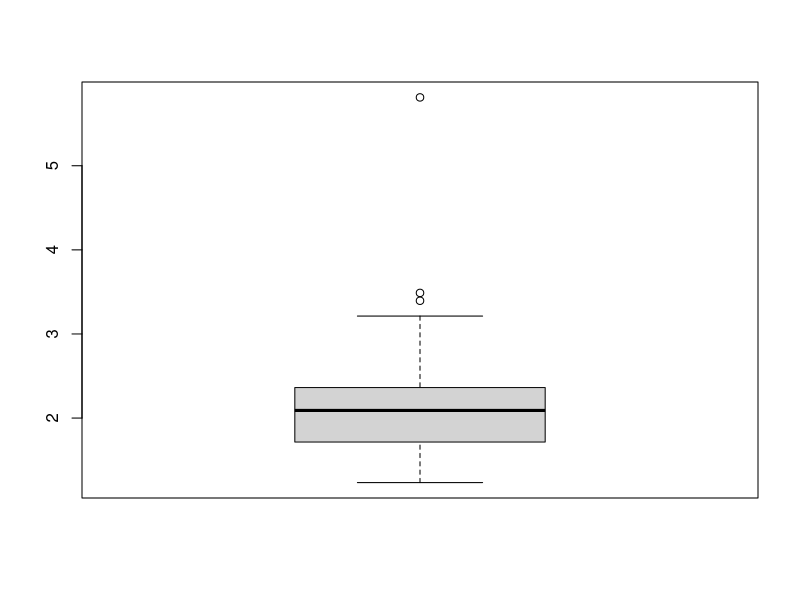
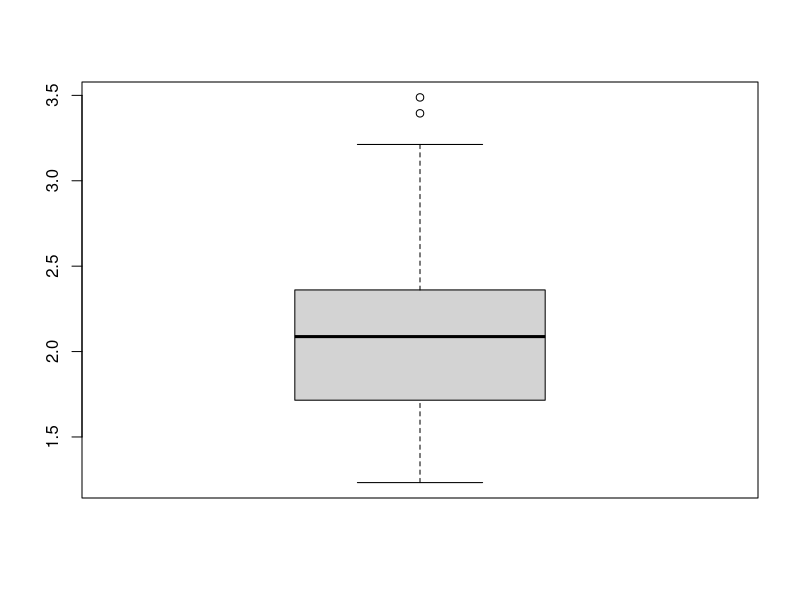
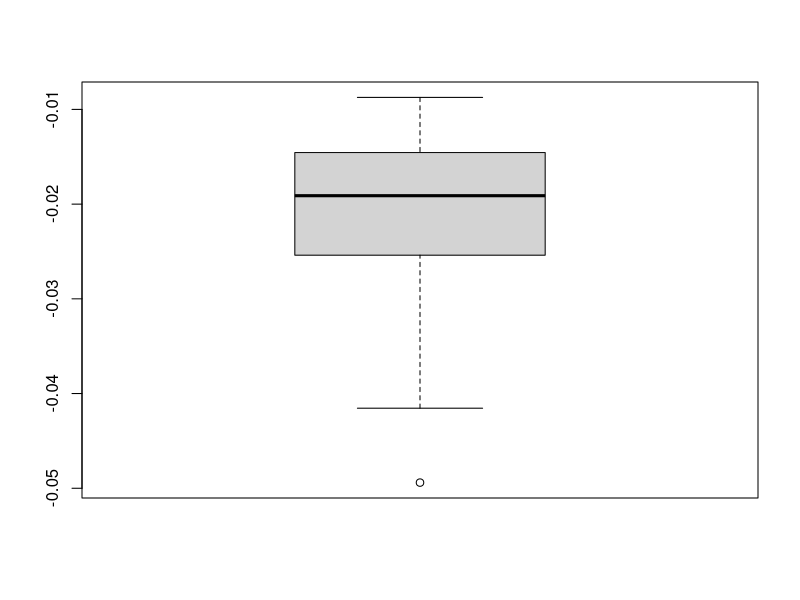
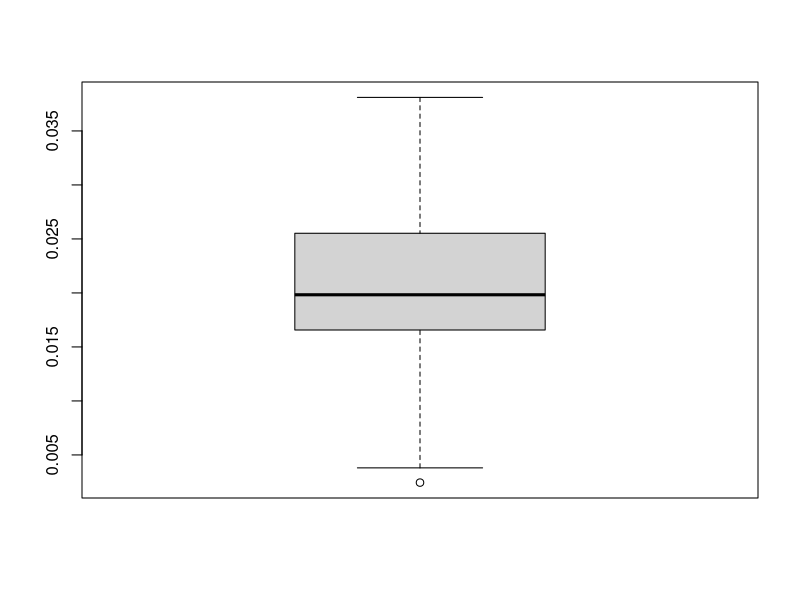
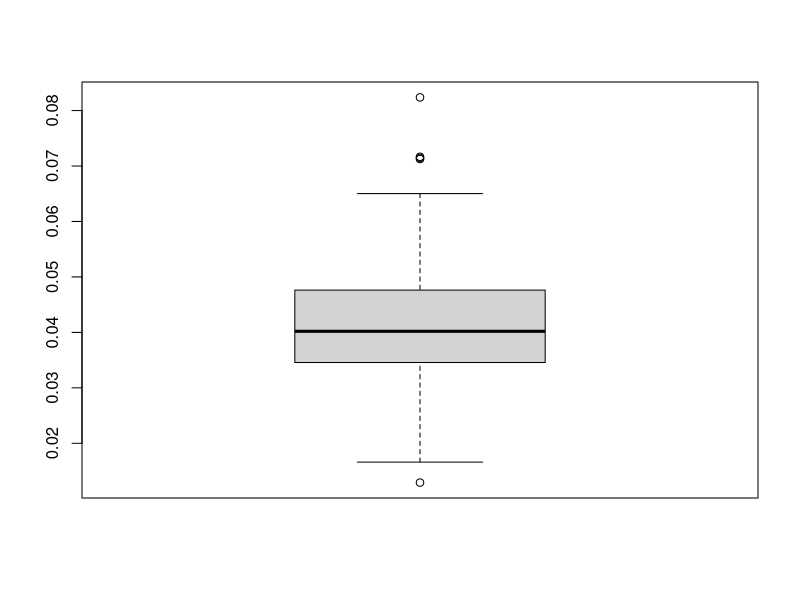
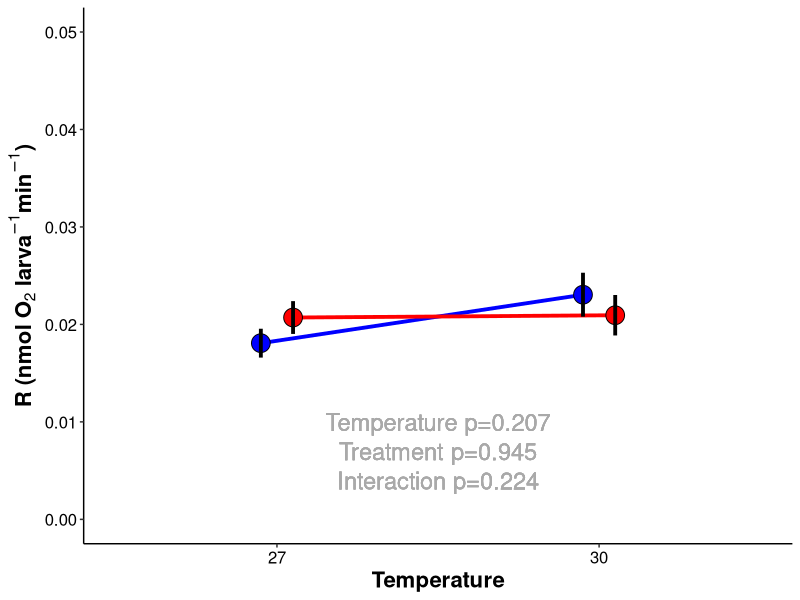
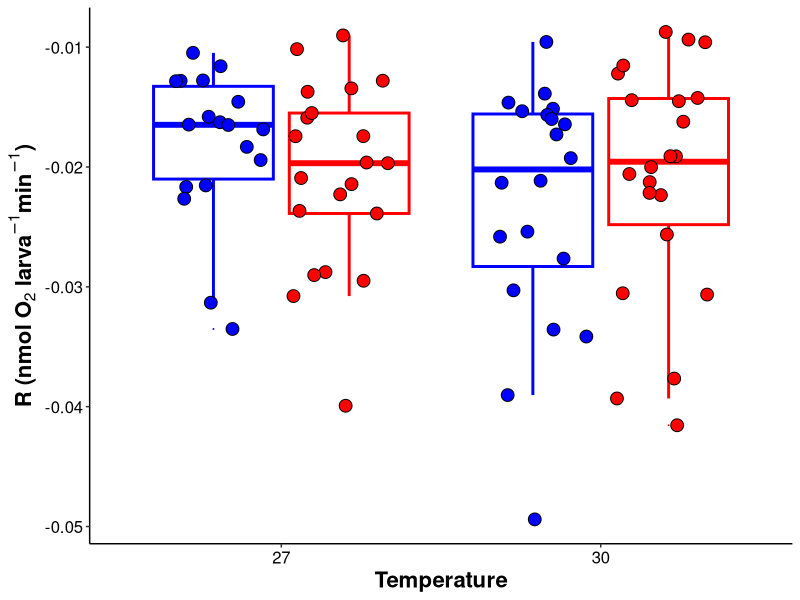
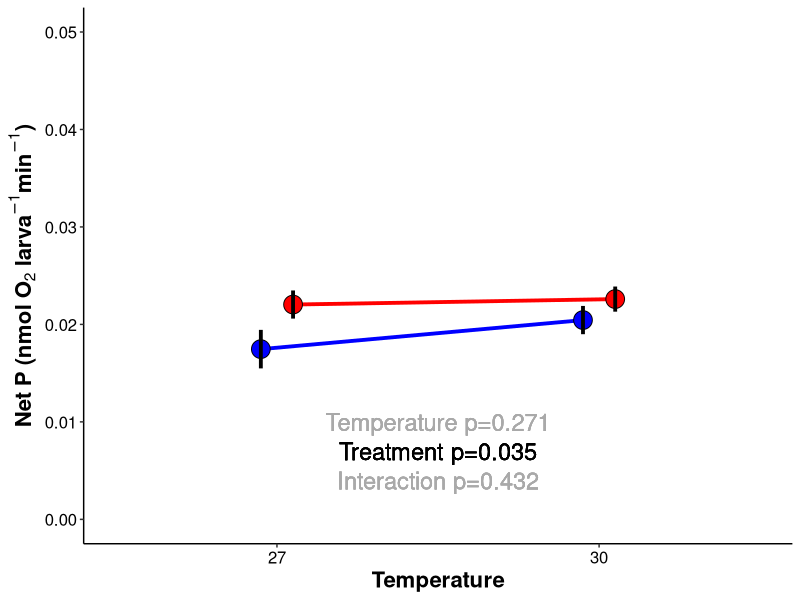

Here is the R script that generated these plots, in order:
## ---- chunk 1
knitr::opts_chunk$set(echo = TRUE, warning = FALSE, message = FALSE)
## ---- chunk 2
## install packages if you dont already have them in your library
if ("tidyverse" %in% rownames(installed.packages()) == 'FALSE') install.packages('tidyverse') 
if ("car" %in% rownames(installed.packages()) == 'FALSE') install.packages('car') 
if ("lme4" %in% rownames(installed.packages()) == 'FALSE') install.packages('lme4') 
if ("lmerTest" %in% rownames(installed.packages()) == 'FALSE') install.packages('lmerTest') 
if ("scales" %in% rownames(installed.packages()) == 'FALSE') install.packages('scales') 
if ("cowplot" %in% rownames(installed.packages()) == 'FALSE') install.packages('cowplot') 
if ("ggplot2" %in% rownames(installed.packages()) == 'FALSE') install.packages('ggplot2') 
if ("effects" %in% rownames(installed.packages()) == 'FALSE') install.packages('effects') 
if ("emmeans" %in% rownames(installed.packages()) == 'FALSE') install.packages('emmeans') 
if ("multcomp" %in% rownames(installed.packages()) == 'FALSE') install.packages('multcomp') 

#load packages
library("ggplot2")
library("tidyverse")
library('car')
library('lme4')
library('lmerTest')
library('scales')
library('cowplot')
library('effects')
library('emmeans')
library('multcomp')
## ---- chunk 3
PRdata<-read.csv("Mcap2021/Output/Respiration/oxygen_P_R_calc.csv") #load data
## ---- chunk 4
#remove all rows of wells that did not have samples or blanks
PRdata<-PRdata[!is.na(PRdata$Type),]

#format columns
PRdata$Temperature<-as.factor(PRdata$Temperature)
PRdata$Plate<-as.factor(PRdata$Plate)
PRdata$Run<-as.factor(PRdata$Run)
## ---- chunk 5
PRdata$ratio<-abs(PRdata$GP.nmol.org.min)/abs(PRdata$R.nmol.org.min) #calculate ratio with absolute values
#remove outliers detected by values of P:R ratio data
boxplot(PRdata$ratio)
PRdata<-PRdata%>%filter(ratio < 5)
boxplot(PRdata$ratio)
## ---- chunk 6
boxplot(PRdata$R.nmol.org.min)
#PRdata<-PRdata%>%filter(R.nmol.org.min < 10)
#boxplot(PRdata$R.nmol.org.min)

boxplot(PRdata$P.nmol.org.min)
#PRdata<-PRdata%>%filter(P.nmol.org.min < 10)
#boxplot(PRdata$P.nmol.org.min)

boxplot(PRdata$GP.nmol.org.min)
#PRdata<-PRdata%>%filter(GP.nmol.org.min < 10)
#boxplot(PRdata$GP.nmol.org.min)
## ---- chunk 7

r_plot<-PRdata %>%
    group_by(Treatment, Temperature)%>%
    dplyr::summarise(mean=mean(abs(R.nmol.org.min)), sd=sd(abs(R.nmol.org.min)), N=length(R.nmol.org.min), se=sd/sqrt(N))%>%
    ggplot(., aes(x = as.factor(Temperature), y = abs(mean), group=interaction(Treatment, Temperature))) +
    #geom_hline(yintercept=0, linetype="dashed", color="black", size=0.75)+
    geom_line(position=position_dodge(0.2), size=1.3, aes(color=Treatment, group=Treatment)) +
    geom_point(aes(fill=Treatment, group=interaction(Treatment, Temperature)), pch = 21, size=6, position = position_dodge(0.2)) + 
    geom_errorbar(aes(ymin=mean-se, ymax=mean+se, group=interaction(Treatment, Temperature)), width=0, linetype="solid", position=position_dodge(0.2), size=1.3, color="black")+
    xlab("Temperature") + 
    scale_fill_manual(name="Rearing Treatment", values=c("blue","red"))+
    scale_color_manual(name="Rearing Treatment", values=c("blue","red"))+
    ylab(expression(bold(paste("R (nmol ", O[2], " larva"^-1, "min"^-1, ")")))) +
    #scale_y_continuous(limits=c(0.5, -0.005), labels = scales::number_format(accuracy = 0.01, decimal.mark = '.'))+
    ylim(0, 0.05)+
    geom_text(x=1.5, y=0.007, label="Treatment p=0.945", color="darkgray", size=6)+
    geom_text(x=1.5, y=0.01, label="Temperature p=0.207", color="darkgray", size=6)+
    geom_text(x=1.5, y=0.004, label="Interaction p=0.224", color="darkgray", size=6)+
    theme_classic() + 
    theme(
      legend.position="none",
      axis.title=element_text(face="bold", size=16),
      axis.text=element_text(size=12, color="black"), 
      legend.title=element_text(face="bold", size=14), 
      legend.text=element_text(size=12)
      ); r_plot

#ggsave("Mcap2021/Figures/Respiration/Respiration.png", r_plot, dpi=300, w=5, h=5, units="in")
## ---- chunk 8

r_plot_2<-PRdata %>%
    group_by(Treatment, Temperature)%>%
    ggplot(., aes(x = as.factor(Temperature), y = R.nmol.org.min, group=interaction(Treatment, Temperature))) +
    #geom_hline(yintercept=0, linetype="dashed", color="black", size=0.75)+
    geom_boxplot(aes(color=Treatment, group=interaction(Treatment, Temperature)), outlier.size = 0, position = position_dodge(0.85), lwd=1) +
    geom_point(aes(fill=Treatment, group=interaction(Treatment, Temperature)), pch = 21, size=4, position = position_jitterdodge(0.3)) + 
    xlab("Temperature") + 
    scale_fill_manual(name="Rearing Treatment", values=c("blue","red"))+
    scale_color_manual(name="Rearing Treatment", values=c("blue","red"))+
    ylab(expression(bold(paste("R (nmol ", O[2], " larva"^-1, "min"^-1, ")")))) +
    #scale_y_continuous(limits=c(-0.03, 0.005), labels = scales::number_format(accuracy = 0.01, decimal.mark = '.'))+
    theme_classic() + 
    theme(
      legend.position="none",
      axis.title=element_text(face="bold", size=16),
      axis.text=element_text(size=12, color="black"), 
      legend.title=element_text(face="bold", size=14), 
      legend.text=element_text(size=12)
      ); r_plot_2

#ggsave("Mcap2021/Figures/Respiration/Respiration_box.png", r_plot_2, dpi=300, w=5, h=5, units="in")
## ---- chunk 9
p_plot<-PRdata %>%
    dplyr::group_by(Treatment, Temperature)%>%
    dplyr::summarise(mean=mean(P.nmol.org.min), sd=sd(P.nmol.org.min), N=length(P.nmol.org.min), se=sd/sqrt(N))%>%
    ggplot(., aes(x = as.factor(Temperature), y = mean, group=interaction(Treatment, Temperature))) +
    #geom_hline(yintercept=0, linetype="dashed", color="black", size=0.75)+
    geom_line(position=position_dodge(0.2), size=1.3, aes(color=Treatment, group=Treatment)) +
    geom_point(aes(fill=Treatment, group=interaction(Treatment, Temperature)), pch = 21, size=6, position = position_dodge(0.2)) + 
    geom_errorbar(aes(ymin=mean-se, ymax=mean+se, group=interaction(Treatment, Temperature)), width=0, linetype="solid", position=position_dodge(0.2), size=1.3, color="black")+
    xlab("Temperature") + 
    scale_fill_manual(name="Rearing Treatment", values=c("blue","red"))+
    scale_color_manual(name="Rearing Treatment", values=c("blue","red"))+
    ylab(expression(bold(paste("Net P (nmol ", O[2], " larva"^-1, "min"^-1, ")")))) +
    geom_text(x=1.5, y=0.007, label="Treatment p=0.035", color="black", size=6)+
    geom_text(x=1.5, y=0.01, label="Temperature p=0.271", color="darkgray", size=6)+
    geom_text(x=1.5, y=0.004, label="Interaction p=0.432", color="darkgray", size=6)+
    ylim(0, 0.05) +
    theme_classic() + 
    theme(
      legend.position="none",
      axis.title=element_text(face="bold", size=16),
      axis.text=element_text(size=12, color="black"), 
      legend.title=element_text(face="bold", size=14), 
      legend.text=element_text(size=12)
      ); p_plot

## ---- chunk 10

p_plot_2<-PRdata %>%
    group_by(Treatment, Temperature)%>%
    ggplot(., aes(x = as.factor(Temperature), y = P.nmol.org.min, group=interaction(Treatment, Temperature))) +
    #geom_hline(yintercept=0, linetype="dashed", color="black", size=0.75)+
    geom_boxplot(aes(color=Treatment, group=interaction(Treatment, Temperature)), outlier.size = 0, position = position_dodge(0.85), lwd=1) +
    geom_point(aes(fill=Treatment, group=interaction(Treatment, Temperature)), pch = 21, size=4, position = position_jitterdodge(0.3)) + 
    xlab("Temperature") + 
    scale_fill_manual(name="Rearing Treatment", values=c("blue","red"))+
    scale_color_manual(name="Rearing Treatment", values=c("blue","red"))+
    ylab(expression(bold(paste("Net P (nmol ", O[2], " larva"^-1, "min"^-1, ")")))) +
    #scale_y_continuous(limits=c(-0.03, 0.005), labels = scales::number_format(accuracy = 0.01, decimal.mark = '.'))+
    theme_classic() + 
    theme(
      legend.position="none",
      axis.title=element_text(face="bold", size=16),
      axis.text=element_text(size=12, color="black"), 
      legend.title=element_text(face="bold", size=14), 
      legend.text=element_text(size=12)
      ); p_plot_2

#ggsave("Mcap2021/Figures/Respiration/NetPhotosynthesis_box.png", p_plot_2, dpi=300, w=5, h=5, units="in")
## ---- chunk 11
gp_plot<-PRdata %>%
    dplyr::group_by(Treatment, Temperature)%>%
    dplyr::summarise(mean=mean(GP.nmol.org.min), sd=sd(GP.nmol.org.min), N=length(GP.nmol.org.min), se=sd/sqrt(N))%>%
    ggplot(., aes(x = as.factor(Temperature), y = mean, group=interaction(Treatment, Temperature))) +
    #geom_hline(yintercept=0, linetype="dashed", color="black", size=0.75)+
    geom_line(position=position_dodge(0.2), size=1.3, aes(color=Treatment, group=Treatment)) +
    geom_point(aes(fill=Treatment, group=interaction(Treatment, Temperature)), pch = 21, size=6, position = position_dodge(0.2)) + 
    geom_errorbar(aes(ymin=mean-se, ymax=mean+se, group=interaction(Treatment, Temperature)), width=0, linetype="solid", position=position_dodge(0.2), size=1.3, color="black")+
    xlab("Temperature") + 
    scale_fill_manual(name="Rearing Treatment", values=c("blue","red"))+
    scale_color_manual(name="Rearing Treatment", values=c("blue","red"))+
    ylab(expression(bold(paste("Gross P (nmol ", O[2], " larva"^-1, "min"^-1, ")")))) +
    ylim(0, 0.05) +
    geom_text(x=1.5, y=0.007, label="Treatment p=0.226", color="darkgray", size=6)+
    geom_text(x=1.5, y=0.01, label="Temperature p=0.143", color="darkgray", size=6)+
    geom_text(x=1.5, y=0.004, label="Interaction p=0.207", color="darkgray", size=6)+
    theme_classic() + 
    theme(
      legend.position="none",
      axis.title=element_text(face="bold", size=16),
      axis.text=element_text(size=12, color="black"), 
      legend.title=element_text(face="bold", size=14), 
      legend.text=element_text(size=12)
      ); gp_plot

## ---- chunk 12

gp_plot_2<-PRdata %>%
    group_by(Treatment, Temperature)%>%
    ggplot(., aes(x = as.factor(Temperature), y = GP.nmol.org.min, group=interaction(Treatment, Temperature))) +
    #geom_hline(yintercept=0, linetype="dashed", color="black", size=0.75)+
    geom_boxplot(aes(color=Treatment, group=interaction(Treatment, Temperature)), outlier.size = 0, position = position_dodge(0.85), lwd=1) +
    geom_point(aes(fill=Treatment, group=interaction(Treatment, Temperature)), pch = 21, size=4, position = position_jitterdodge(0.3)) + 
    xlab("Temperature") + 
    scale_fill_manual(name="Rearing Treatment", values=c("blue","red"))+
    scale_color_manual(name="Rearing Treatment", values=c("blue","red"))+
    ylab(expression(bold(paste("Gross P (nmol ", O[2], " larva"^-1, "min"^-1, ")")))) +
    #scale_y_continuous(limits=c(-0.03, 0.005), labels = scales::number_format(accuracy = 0.01, decimal.mark = '.'))+
    theme_classic() + 
    theme(
      legend.position="none",
      axis.title=element_text(face="bold", size=16),
      axis.text=element_text(size=12, color="black"), 
      legend.title=element_text(face="bold", size=14), 
      legend.text=element_text(size=12)
      ); gp_plot_2

#ggsave("Mcap2021/Figures/Respiration/GrossPhotosynthesis_box.png", gp_plot_2, dpi=300, w=5, h=5, units="in")
## ---- chunk 13
pr_plot<-PRdata %>%
    dplyr::group_by(Treatment, Temperature)%>%
    dplyr::summarise(mean=mean(ratio), sd=sd(ratio), N=length(ratio), se=sd/sqrt(N))%>%
    ggplot(., aes(x = as.factor(Temperature), y = mean, group=interaction(Treatment, Temperature))) +
    #geom_hline(yintercept=1, linetype="dashed", color="black", size=0.75)+
    geom_line(position=position_dodge(0.2), size=1.3, aes(color=Treatment, group=Treatment)) +
    geom_point(aes(fill=Treatment, group=interaction(Treatment, Temperature)), pch = 21, size=6, position = position_dodge(0.2)) + 
    geom_errorbar(aes(ymin=mean-se, ymax=mean+se, group=interaction(Treatment, Temperature)), width=0, linetype="solid", position=position_dodge(0.2), size=1.3, color="black")+
    xlab("Temperature") + 
    scale_fill_manual(name="Rearing Treatment", values=c("blue","red"))+
    scale_color_manual(name="Rearing Treatment", values=c("blue","red"))+
    ylab(expression(bold(paste("P:R")))) +
    #scale_y_continuous(limits=c(0.8, 3), labels = scales::number_format(accuracy = 0.01, decimal.mark = '.'))+
    ylim(1, 3) +
    geom_text(x=1.5, y=1.28, label="Treatment p=0.051", color="darkgray", size=6)+
    geom_text(x=1.5, y=1.4, label="Temperature p=0.540", color="darkgray", size=6)+
    geom_text(x=1.5, y=1.15, label="Interaction p=0.525", color="darkgray", size=6)+
    theme_classic() + 
    theme(
      legend.position="right",
      axis.title=element_text(face="bold", size=16),
      axis.text=element_text(size=12, color="black"), 
      legend.title=element_text(face="bold", size=14), 
      legend.text=element_text(size=14)
      ); pr_plot

## ---- chunk 14

pr_plot_2<-PRdata %>%
    group_by(Treatment, Temperature)%>%
    ggplot(., aes(x = as.factor(Temperature), y = ratio, group=interaction(Treatment, Temperature))) +
    #geom_hline(yintercept=0, linetype="dashed", color="black", size=0.75)+
    geom_boxplot(aes(color=Treatment, group=interaction(Treatment, Temperature)), outlier.size = 0, position = position_dodge(0.85), lwd=1) +
    geom_point(aes(fill=Treatment, group=interaction(Treatment, Temperature)), pch = 21, size=4, position = position_jitterdodge(0.3)) + 
    xlab("Temperature") + 
    scale_fill_manual(name="Rearing Treatment", values=c("blue","red"))+
    scale_color_manual(name="Rearing Treatment", values=c("blue","red"))+
    ylab(expression(bold(paste("P:R")))) +
    #scale_y_continuous(limits=c(-0.03, 0.005), labels = scales::number_format(accuracy = 0.01, decimal.mark = '.'))+
    theme_classic() + 
    theme(
      legend.position="right",
      axis.title=element_text(face="bold", size=16),
      axis.text=element_text(size=12, color="black"), 
      legend.title=element_text(face="bold", size=14), 
      legend.text=element_text(size=12)
      ); pr_plot_2

#ggsave("Mcap2021/Figures/Respiration/PRratio_box.png", pr_plot_2, dpi=300, w=5, h=5, units="in")
## ---- chunk 15
full_fig<-plot_grid(r_plot, p_plot, gp_plot, pr_plot, ncol=4, nrow=1, rel_heights= c(1,1,1,1), rel_widths = c(1,1,1,1.4), label_y=1, align="h", labels=c("A", "B", "C", "D"), label_size=18)

ggsave(filename="Mcap2021/Figures/Respiration/respirometry_fig.png", plot=full_fig, dpi=500, width=18, height=6, units="in")
## ---- chunk 16
full_fig_box<-plot_grid(r_plot_2, p_plot_2, gp_plot_2, pr_plot_2, ncol=4, nrow=1, rel_heights= c(1,1,1,1), rel_widths = c(1,1,1,1.4), label_y=1, align="h")

ggsave(filename="Mcap2021/Figures/Respiration/respirometry_fig_box.png", plot=full_fig_box, dpi=500, width=18, height=6, units="in")
## ---- chunk 17
Rmodel1<-lmer(R.nmol.org.min~Treatment*Temperature + (1|Run) + (1|Tank), data=PRdata) #run as random
anova(Rmodel1, type="II") 
summary(Rmodel1)
## ---- chunk 18
summary(aov(R.nmol.org.min~Treatment*Temperature, data=PRdata))
## ---- chunk 19
qqPlot(residuals(Rmodel1))
leveneTest(residuals(Rmodel1)~Treatment*Temperature, data=PRdata)
## ---- chunk 20
emm<-emmeans(Rmodel1, ~Treatment*Temperature)
cld(emm)
## ---- chunk 21
Pmodel1<-lmer(P.nmol.org.min~Treatment*Temperature + (1|Run) + (1|Tank), data=PRdata) #run nested within day
anova(Pmodel1, type="II")
summary(Pmodel1)
## ---- chunk 22
summary(aov(P.nmol.org.min~Treatment*Temperature, data=PRdata))
## ---- chunk 23
qqPlot(residuals(Pmodel1))
leveneTest(residuals(Pmodel1)~Treatment*Temperature, data=PRdata)
## ---- chunk 24
emm<-emmeans(Pmodel1, ~Treatment*Temperature)
cld(emm)
## ---- chunk 25
GPmodel1<-lmer(GP.nmol.org.min~Treatment*Temperature + (1|Run) + (1|Tank), data=PRdata) #run nested within day
anova(GPmodel1, type="II")
summary(GPmodel1)
## ---- chunk 26
summary(aov(GP.nmol.org.min~Treatment*Temperature, data=PRdata))
## ---- chunk 27
qqPlot(residuals(GPmodel1))
leveneTest(residuals(GPmodel1)~Treatment*Temperature, data=PRdata)
## ---- chunk 28
emm<-emmeans(GPmodel1, ~Treatment*Temperature)
cld(emm)
## ---- chunk 29
PRmodel1<-lmer(ratio~Treatment*Temperature + (1|Run) + (1|Tank), data=PRdata) #run as random
anova(PRmodel1, type="II")
summary(PRmodel1)
## ---- chunk 30
summary(aov(ratio~Treatment*Temperature, data=PRdata))
## ---- chunk 31
qqPlot(residuals(PRmodel1))
leveneTest(residuals(PRmodel1)~Treatment*Temperature, data=PRdata)
## ---- chunk 32
emm<-emmeans(PRmodel1, ~Treatment*Temperature)
cld(emm)
## ---- chunk 33
summary<-PRdata%>%
  group_by(Temperature, Treatment)%>%
  summarise(N=length(R.nmol.org.min),
            Mean_R=mean(R.nmol.org.min), 
            SE_R=sd(R.nmol.org.min)/sqrt(length(R.nmol.org.min)),
            Mean_P=mean(P.nmol.org.min), 
            SE_P=sd(P.nmol.org.min)/sqrt(length(P.nmol.org.min)),
            Mean_GP=mean(GP.nmol.org.min), 
            SE_GP=sd(GP.nmol.org.min)/sqrt(length(GP.nmol.org.min)),
            Mean_PR=mean(ratio), 
            SE_PR=sd(ratio)/sqrt(length(ratio)))

summary%>%
  write_csv(., "Mcap2021/Output/Respiration/mean_respiration.csv")
